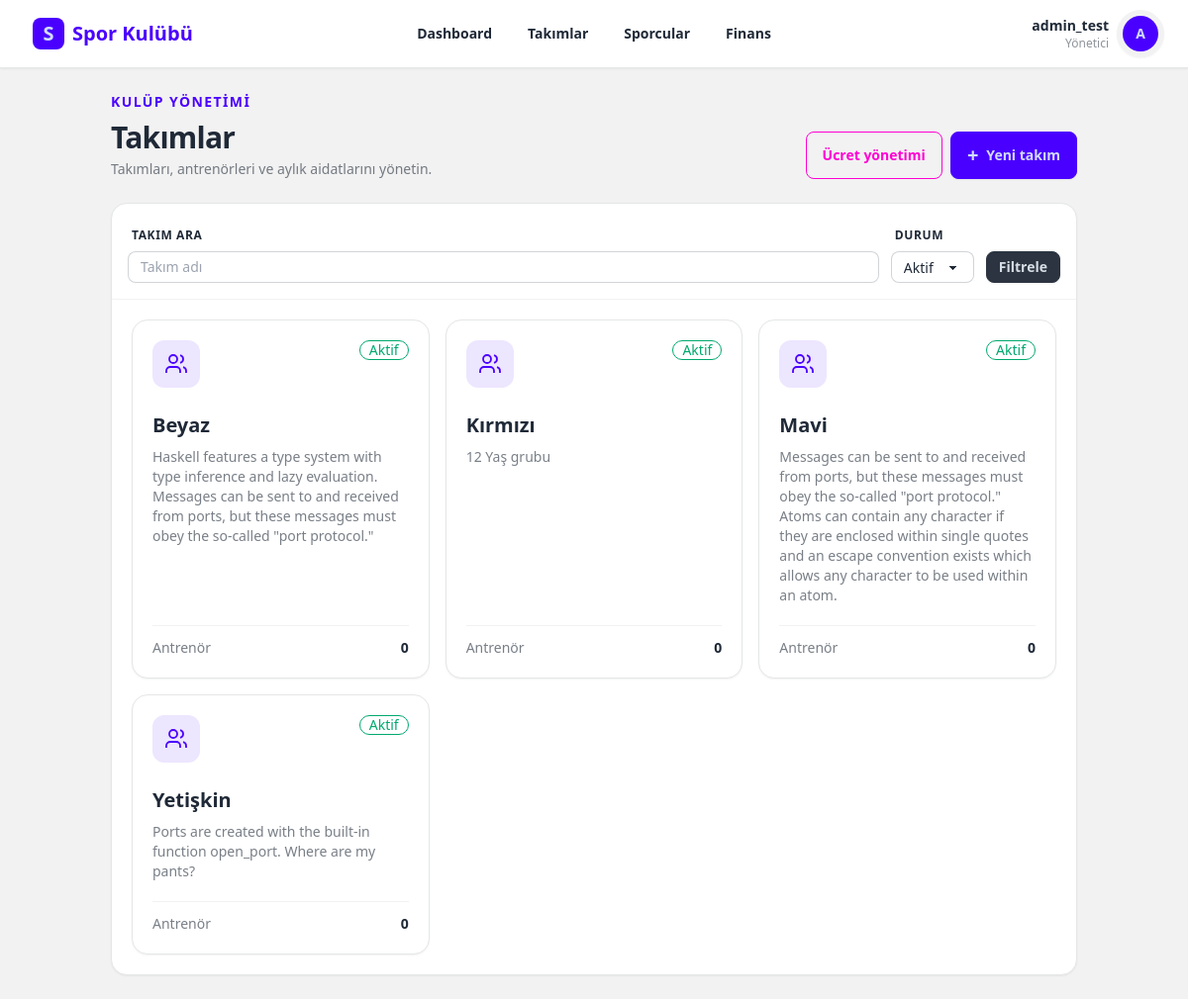
/teams/ (signed in), run on an earlier commit of the app's database.
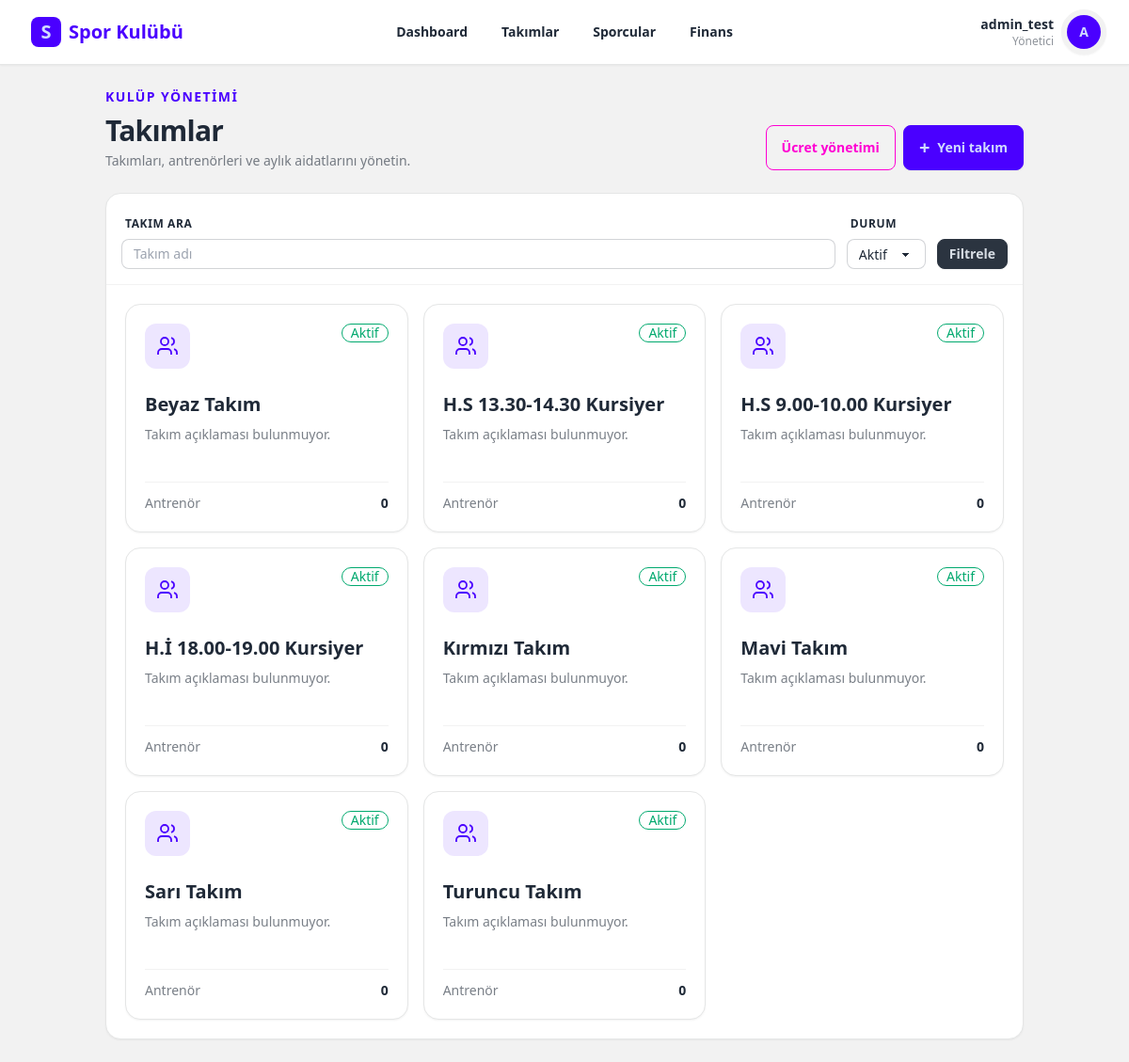
And on a later commit of the database.
### teams/models.py (models this page shows, shortened)
class Team(models.Model):
    name = models.CharField(max_length=100, verbose_name="Takım / Grup Adı")
    description = models.TextField(blank=True, null=True, verbose_name="Açıklama / Yaş Grubu")
    coaches = models.ManyToManyField(
        settings.AUTH_USER_MODEL,
        blank=True,
        limit_choices_to={'role__in': ['coach', 'club_admin']},
        related_name='assigned_teams',
        verbose_name="Sorumlu Antrenörler"
    )
    is_active = models.BooleanField(default=True, verbose_name="Aktif mi?")
    created_at = models.DateTimeField(auto_now_add=True)
    class Meta:
        verbose_name = "Takım"
        verbose_name_plural = "Takımlar"

### teams/views.py (the view)
# urls.py: path('', views.team_list, name='team-list'),
@login_required
def team_list(request):
	return render(request, 'team/team_list.html', _team_context(request))

### teams/views.py (called while the page is built)
def _team_context(request):
	query = request.GET.get('q', '').strip()
	status = request.GET.get('status', 'active')
	teams = Team.objects.prefetch_related('coaches').order_by('name')
	if query:
		teams = teams.filter(name__icontains=query)
	if status == 'active':
		teams = teams.filter(is_active=True)
	elif status == 'inactive':
		teams = teams.filter(is_active=False)
	return {
		'teams': teams,
		'query': query,
		'status': status,
	}

### templates/team/team_list.html (shortened to what this page needs)
{% extends "base.html" %}
{% block content %}
<div class="mx-auto w-full max-w-7xl space-y-6">
    <header class="flex flex-col gap-4 md:flex-row md:items-end md:justify-between">
        <div>
            <p class="mb-2 text-sm font-bold uppercase tracking-widest text-primary">Kulüp yönetimi</p>
            <h1 class="text-3xl font-black tracking-tight">Takımlar</h1>
            <p class="mt-1 text-sm text-base-content/60">Takımları, antrenörleri ve aylık aidatlarını yönetin.</p>
        </div>
        <div class="flex flex-wrap gap-2">
            <a href="{% url 'fee-management' %}" class="btn btn-outline btn-secondary">Ücret yönetimi</a>
            <button class="btn btn-primary" hx-get="{% url 'team-create' %}" hx-target="#team-modal-container" hx-swap="innerHTML">
                <span class="text-xl leading-none">+</span> Yeni takım
            </button>
        </div>
    </header>
    <section class="overflow-hidden rounded-2xl border border-base-300 bg-base-100 shadow-sm">
        <form method="get" class="grid gap-3 border-b border-base-200 p-4 md:grid-cols-[1fr_auto_auto] md:items-end">
            <label class="form-control">
                <span class="label label-text text-xs font-bold uppercase tracking-wider">Takım ara</span>
                <input type="search" name="q" value="{{ query }}" placeholder="Takım adı" class="input input-bordered input-sm">
            </label>
            <label class="form-control">
                <span class="label label-text text-xs font-bold uppercase tracking-wider">Durum</span>
                <select name="status" class="select select-bordered select-sm">
                    <option value="active" {% if status == 'active' %}selected{% endif %}>Aktif</option>
                </select>
            </label>
            <button class="btn btn-neutral btn-sm">Filtrele</button>
        </form>
        {% include 'team/partials/team_table.html' %}
    </section>
</div>
{% endblock %}

### templates/team/partials/team_table.html
<div id="team-table" class="grid gap-4 p-5 sm:grid-cols-2 lg:grid-cols-3">
    {% for team in teams %}
    <a href="{% url 'team-detail' team.pk %}" class="group card border border-base-300 bg-base-100 shadow-sm transition hover:-translate-y-1 hover:border-primary/50 hover:shadow-lg">
        <div class="card-body p-5">
            <div class="flex items-start justify-between gap-3">
                <span class="grid h-12 w-12 place-items-center rounded-xl bg-primary/10 text-primary"><svg class="h-6 w-6" viewBox="0 0 24 24" fill="none" stroke="currentColor" stroke-width="1.8"><path d="M16 21v-2a4 4 0 0 0-4-4H6a4 4 0 0 0-4 4v2"/><circle cx="9" cy="7" r="4"/><path d="M22 21v-2a4 4 0 0 0-3-3.87M16 3.13a4 4 0 0 1 0 7.75"/></svg></span>
                {% if team.is_active %}<span class="badge badge-success badge-outline">Aktif</span>{% else %}<span class="badge badge-ghost">Pasif</span>{% endif %}
            </div>
            <h2 class="mt-4 text-xl font-black">{{ team.name }}</h2>
            <p class="min-h-10 text-sm text-base-content/60">{{ team.description|default:'Takım açıklaması bulunmuyor.' }}</p>
            <div class="mt-3 flex items-center justify-between border-t border-base-200 pt-3 text-sm"><span class="text-base-content/60">Antrenör</span><span class="font-semibold">{{ team.coaches.count }}</span></div>
        </div>
    </a>
    {% empty %}<div class="col-span-full py-12 text-center text-base-content/60">Kayıt bulunamadı.</div>{% endfor %}
</div>

What changed in the data, as far as the page shows it:
removed Team: is_active "Aktif", name "Beyaz", description "Haskell features a type system with type inference and lazy evaluation. Messages can be sent to and received from ports, but these messages must obey the so-called \"port protocol.\"", coaches.count "0"
removed Team: is_active "Aktif", name "Kırmızı", description "12 Yaş grubu", coaches.count "0"
removed Team: is_active "Aktif", name "Mavi", description "Messages can be sent to and received from ports, but these messages must obey the so-called \"port protocol.\" Atoms can contain any character if they are enclosed within single quotes and an escape convention exists which allows any character to be used within an atom.", coaches.count "0"
removed Team: is_active "Aktif", name "Yetişkin", description "Ports are created with the built-in function open_port. Where are my pants?", coaches.count "0"
added Team: is_active "Aktif", name "Beyaz Takım", description "Takım açıklaması bulunmuyor.", coaches.count "0"
added Team: is_active "Aktif", name "H.S 13.30-14.30 Kursiyer", description "Takım açıklaması bulunmuyor.", coaches.count "0"
added Team: is_active "Aktif", name "H.S 9.00-10.00 Kursiyer", description "Takım açıklaması bulunmuyor.", coaches.count "0"
added Team: is_active "Aktif", name "H.İ 18.00-19.00 Kursiyer", description "Takım açıklaması bulunmuyor.", coaches.count "0"
added Team: is_active "Aktif", name "Kırmızı Takım", description "Takım açıklaması bulunmuyor.", coaches.count "0"
added Team: is_active "Aktif", name "Mavi Takım", description "Takım açıklaması bulunmuyor.", coaches.count "0"
added Team: is_active "Aktif", name "Sarı Takım", description "Takım açıklaması bulunmuyor.", coaches.count "0"
added Team: is_active "Aktif", name "Turuncu Takım", description "Takım açıklaması bulunmuyor.", coaches.count "0"
